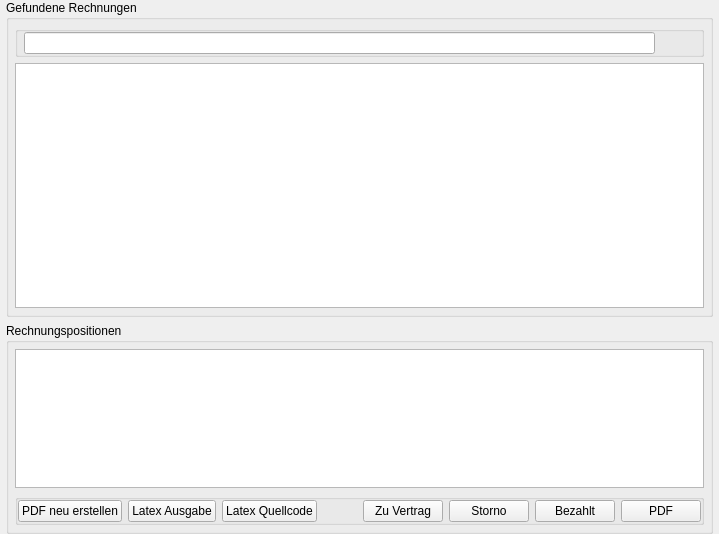
      <widget class="QWidget" name="invoiceSearchTab">
       <attribute name="title">
        <string>Rechnungssuche</string>
       </attribute>
       <layout class="QVBoxLayout" name="verticalLayout_47">
        <property name="spacing">
         <number>6</number>
        </property>
        <property name="leftMargin">
         <number>6</number>
        </property>
        <property name="topMargin">
         <number>0</number>
        </property>
        <property name="rightMargin">
         <number>6</number>
        </property>
        <property name="bottomMargin">
         <number>0</number>
        </property>
        <item>
         <widget class="QGroupBox" name="groupBox_6">
          <property name="sizePolicy">
           <sizepolicy hsizetype="Preferred" vsizetype="Preferred">
            <horstretch>0</horstretch>
            <verstretch>60</verstretch>
           </sizepolicy>
          </property>
          <property name="title">
           <string>Gefundene Rechnungen</string>
          </property>
          <layout class="QVBoxLayout" name="verticalLayout_48">
           <property name="margin">
            <number>6</number>
           </property>
           <item>
            <widget class="QGroupBox" name="groupBox_55">
             <property name="title">
              <string/>
             </property>
             <layout class="QHBoxLayout" name="horizontalLayout_7">
              <property name="spacing">
               <number>6</number>
              </property>
              <property name="leftMargin">
               <number>6</number>
              </property>
              <property name="topMargin">
               <number>0</number>
              </property>
              <property name="rightMargin">
               <number>0</number>
              </property>
              <property name="bottomMargin">
               <number>0</number>
              </property>
              <item>
               <widget class="LineEdit" name="isviewFieldSearchQuery">
                <property name="enterAction" stdset="0">
                 <string>INVOICESEARCH:MultiViewHandler.In.Refresh</string>
                </property>
                <property name="path" stdset="0">
                 <string>query</string>
                </property>
                <property name="context" stdset="0">
                 <string>ISVIEW</string>
                </property>
               </widget>
              </item>
              <item>
               <widget class="ActionButton" name="invoicesearchButtonSearch">
                <property name="maximumSize">
                 <size>
                  <width>40</width>
                  <height>40</height>
                 </size>
                </property>
                <property name="text">
                 <string/>
                </property>
                <property name="icon">
                 <iconset resource="../../frontends/qt/resource.qrc">
                  <normaloff>:/icons/images/find.png</normaloff>:/icons/images/find.png</iconset>
                </property>
                <property name="iconSize">
                 <size>
                  <width>32</width>
                  <height>32</height>
                 </size>
                </property>
                <property name="flat">
                 <bool>true</bool>
                </property>
                <property name="context" stdset="0">
                 <string>INVOICESEARCH</string>
                </property>
                <property name="action" stdset="0">
                 <string>MultiViewHandler.In.Refresh</string>
                </property>
               </widget>
              </item>
             </layout>
            </widget>
           </item>
           <item>
            <widget class="MultiViewTable" name="invoicesearchTable">
             <property name="sizePolicy">
              <sizepolicy hsizetype="Expanding" vsizetype="Expanding">
               <horstretch>0</horstretch>
               <verstretch>60</verstretch>
              </sizepolicy>
             </property>
             <property name="dataView" stdset="0">
              <bool>true</bool>
             </property>
             <property name="multiSelect" stdset="0">
              <bool>false</bool>
             </property>
             <property name="dbColumns" stdset="0">
              <stringlist>
               <string>_source.invoiceNumber:Rechnungsnummer</string>
               <string>&lt;date&gt;_source.invoiceDate:Rechnungsdatum</string>
               <string>_source.title:Titel</string>
               <string>(_source.customerID).name:Firma</string>
               <string>&lt;{&quot;PAIDFRACTION&quot;:&quot;:/icons/images/fraction.png&quot;,&quot;PAIDSKONTO&quot;:&quot;:/icons/images/ok2.png&quot;,&quot;STORNO&quot;:&quot;:/icons/images/cancel.png&quot;,&quot;PENDING&quot;:&quot;:/icons/images/wait.png&quot;,&quot;PAID&quot;:&quot;:/icons/images/ok.png&quot;}&gt;_source.status:Status</string>
               <string>&lt;currency&gt;_source.netto:Netto</string>
               <string>&lt;currency&gt;_source.vat:MwSt</string>
               <string>&lt;currency&gt;_source.brutto:Brutto</string>
              </stringlist>
             </property>
             <property name="viewIdentifier" stdset="0">
              <string>isView</string>
             </property>
             <property name="context" stdset="0">
              <string>INVOICESEARCH</string>
             </property>
             <property name="sortable" stdset="0">
              <stringlist/>
             </property>
             <property name="keyCodeActions" stdset="0">
              <stringlist>
               <string>Key_I:OpenInBrowserBehavior.In.Open</string>
              </stringlist>
             </property>
             <property name="viewArguments" stdset="0">
              <stringlist/>
             </property>
             <property name="view" stdset="0">
              <string>DummyESView</string>
             </property>
             <property name="query" stdset="0">
              <string/>
             </property>
            </widget>
           </item>
          </layout>
         </widget>
        </item>
        <item>
         <widget class="QGroupBox" name="groupBox_56">
          <property name="sizePolicy">
           <sizepolicy hsizetype="Preferred" vsizetype="Preferred">
            <horstretch>0</horstretch>
            <verstretch>40</verstretch>
           </sizepolicy>
          </property>
          <property name="title">
           <string>Rechnungspositionen</string>
          </property>
          <layout class="QVBoxLayout" name="verticalLayout_51">
           <property name="margin">
            <number>6</number>
           </property>
           <item>
            <widget class="EmbeddedViewTable" name="invoicesearchTablePos">
             <property name="sizePolicy">
              <sizepolicy hsizetype="Expanding" vsizetype="Expanding">
               <horstretch>0</horstretch>
               <verstretch>30</verstretch>
              </sizepolicy>
             </property>
             <property name="dbColumns" stdset="0">
              <stringlist>
               <string>&lt;number,2&gt;count:Menge</string>
               <string>unit:Einheit</string>
               <string>description:Beschreibung</string>
               <string>&lt;currency&gt;price:Einzelpreis</string>
               <string>&lt;currency&gt;total:Gesamt</string>
              </stringlist>
             </property>
             <property name="context" stdset="0">
              <string>INVOICESEARCH</string>
             </property>
             <property name="path" stdset="0">
              <string>articles</string>
             </property>
            </widget>
           </item>
           <item>
            <widget class="QGroupBox" name="groupBox_54">
             <property name="title">
              <string/>
             </property>
             <layout class="QHBoxLayout" name="horizontalLayout_46">
              <property name="margin">
               <number>0</number>
              </property>
              <item>
               <widget class="ActionButton" name="invoicesearchButtonUpdatePDF">
                <property name="text">
                 <string>PDF neu erstellen</string>
                </property>
                <property name="context" stdset="0">
                 <string>INVOICESEARCH</string>
                </property>
                <property name="enablePayloads" stdset="0">
                 <stringlist>
                  <string>View</string>
                 </stringlist>
                </property>
                <property name="action" stdset="0">
                 <string>ChangeDocumentHandler.In.Change</string>
                </property>
                <property name="payload" stdset="0">
                 <string>{&quot;generateInvoicePDF&quot;:&quot;generate&quot;}</string>
                </property>
               </widget>
              </item>
              <item>
               <widget class="TextPopupButton" name="invoicesearchPopupLatexOutput">
                <property name="text">
                 <string>Latex Ausgabe</string>
                </property>
                <property name="hideIfDisabled" stdset="0">
                 <bool>true</bool>
                </property>
                <property name="title" stdset="0">
                 <string>pdflatex Ausgabe</string>
                </property>
                <property name="enablePath" stdset="0">
                 <string>invoiceGeneratorError.0</string>
                </property>
                <property name="context" stdset="0">
                 <string>ALLINVOICEJOURNAL</string>
                </property>
                <property name="path" stdset="0">
                 <string>invoiceGeneratorError.1</string>
                </property>
                <property name="enablePathValue" stdset="0">
                 <string>1</string>
                </property>
               </widget>
              </item>
              <item>
               <widget class="TextPopupButton" name="invoicesearchPopupLatexSource">
                <property name="text">
                 <string>Latex Quellcode</string>
                </property>
                <property name="hideIfDisabled" stdset="0">
                 <bool>true</bool>
                </property>
                <property name="title" stdset="0">
                 <string>Latex Quellcode</string>
                </property>
                <property name="enablePath" stdset="0">
                 <string>invoiceGeneratorError.0</string>
                </property>
                <property name="context" stdset="0">
                 <string>ALLINVOICEJOURNAL</string>
                </property>
                <property name="path" stdset="0">
                 <string>invoiceGeneratorError.2</string>
                </property>
                <property name="enablePathValue" stdset="0">
                 <string>1</string>
                </property>
               </widget>
              </item>
              <item>
               <spacer name="horizontalSpacer_24">
                <property name="orientation">
                 <enum>Qt::Horizontal</enum>
                </property>
                <property name="sizeHint" stdset="0">
                 <size>
                  <width>40</width>
                  <height>20</height>
                 </size>
                </property>
               </spacer>
              </item>
              <item>
               <widget class="ActionButton" name="invoicesearchButtonConvertToContract">
                <property name="text">
                 <string>Zu Vertrag</string>
                </property>
                <property name="context" stdset="0">
                 <string>INVOICESEARCH</string>
                </property>
                <property name="enablePayloads" stdset="0">
                 <stringlist>
                  <string>View</string>
                 </stringlist>
                </property>
                <property name="tab" stdset="0">
                 <string>None</string>
                </property>
                <property name="action" stdset="0">
                 <string>ChangeDocumentHandler.In.Clone</string>
                </property>
                <property name="payload" stdset="0">
                 <string>{&quot;status&quot;:&quot;CONTRACT&quot;}</string>
                </property>
               </widget>
              </item>
              <item>
               <widget class="ActionButton" name="invoicesearchButtonStorno">
                <property name="text">
                 <string>Storno</string>
                </property>
                <property name="context" stdset="0">
                 <string>INVOICESEARCH</string>
                </property>
                <property name="enablePayloads" stdset="0">
                 <stringlist>
                  <string>View</string>
                 </stringlist>
                </property>
                <property name="tab" stdset="0">
                 <string>None</string>
                </property>
                <property name="action" stdset="0">
                 <string>ChangeDocumentHandler.In.Change</string>
                </property>
                <property name="payload" stdset="0">
                 <string>{&quot;status&quot;:&quot;OPEN&quot;}</string>
                </property>
               </widget>
              </item>
              <item>
               <widget class="ActionButton" name="invoicesearchButtonPaid">
                <property name="text">
                 <string>Bezahlt</string>
                </property>
                <property name="context" stdset="0">
                 <string>INVOICESEARCH</string>
                </property>
                <property name="enablePayloads" stdset="0">
                 <stringlist>
                  <string>View</string>
                 </stringlist>
                </property>
                <property name="action" stdset="0">
                 <string>ChangeDocumentHandler.In.Change</string>
                </property>
                <property name="payload" stdset="0">
                 <string>{&quot;status&quot;:&quot;PAID&quot;}</string>
                </property>
               </widget>
              </item>
              <item>
               <widget class="ActionButton" name="invoicesearchButtonPDF">
                <property name="text">
                 <string>PDF</string>
                </property>
                <property name="context" stdset="0">
                 <string>INVOICESEARCH</string>
                </property>
                <property name="enablePath" stdset="0">
                 <string>generateInvoicePDF</string>
                </property>
                <property name="action" stdset="0">
                 <string>OpenAttachmentURLHandler.In.Open</string>
                </property>
                <property name="enablePathValue" stdset="0">
                 <string>success</string>
                </property>
                <property name="payload" stdset="0">
                 <string>invoice.pdf</string>
                </property>
               </widget>
              </item>
             </layout>
            </widget>
           </item>
          </layout>
         </widget>
        </item>
       </layout>
      </widget>
